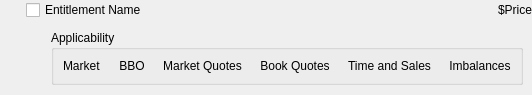
<?xml version="1.0" encoding="UTF-8"?>
<ui version="4.0">
 <class>EntitlementEntryWidget</class>
 <widget class="QWidget" name="EntitlementEntryWidget">
  <property name="geometry">
   <rect>
    <x>0</x>
    <y>0</y>
    <width>517</width>
    <height>95</height>
   </rect>
  </property>
  <property name="sizePolicy">
   <sizepolicy hsizetype="Preferred" vsizetype="Maximum">
    <horstretch>0</horstretch>
    <verstretch>0</verstretch>
   </sizepolicy>
  </property>
  <property name="windowTitle">
   <string>Form</string>
  </property>
  <layout class="QVBoxLayout" name="verticalLayout" stretch="0,1">
   <property name="spacing">
    <number>0</number>
   </property>
   <property name="margin">
    <number>0</number>
   </property>
   <item>
    <layout class="QHBoxLayout" name="m_entryLayout">
     <item>
      <widget class="Spire::LegacyUI::ExpandButton" name="m_expandButton" native="true">
       <property name="sizePolicy">
        <sizepolicy hsizetype="Fixed" vsizetype="Fixed">
         <horstretch>0</horstretch>
         <verstretch>0</verstretch>
        </sizepolicy>
       </property>
       <property name="minimumSize">
        <size>
         <width>16</width>
         <height>16</height>
        </size>
       </property>
       <property name="maximumSize">
        <size>
         <width>16</width>
         <height>16</height>
        </size>
       </property>
      </widget>
     </item>
     <item>
      <spacer name="m_expandToGrantSpacer">
       <property name="orientation">
        <enum>Qt::Horizontal</enum>
       </property>
       <property name="sizeType">
        <enum>QSizePolicy::Fixed</enum>
       </property>
       <property name="sizeHint" stdset="0">
        <size>
         <width>10</width>
         <height>20</height>
        </size>
       </property>
      </spacer>
     </item>
     <item>
      <widget class="QCheckBox" name="m_entitlementLabel">
       <property name="text">
        <string>Entitlement Name</string>
       </property>
      </widget>
     </item>
     <item>
      <spacer name="m_labelToPriceSpacer">
       <property name="orientation">
        <enum>Qt::Horizontal</enum>
       </property>
       <property name="sizeHint" stdset="0">
        <size>
         <width>40</width>
         <height>20</height>
        </size>
       </property>
      </spacer>
     </item>
     <item>
      <widget class="QLabel" name="m_priceLabel">
       <property name="sizePolicy">
        <sizepolicy hsizetype="Fixed" vsizetype="Preferred">
         <horstretch>0</horstretch>
         <verstretch>0</verstretch>
        </sizepolicy>
       </property>
       <property name="minimumSize">
        <size>
         <width>75</width>
         <height>0</height>
        </size>
       </property>
       <property name="maximumSize">
        <size>
         <width>75</width>
         <height>16777215</height>
        </size>
       </property>
       <property name="text">
        <string>$Price</string>
       </property>
       <property name="alignment">
        <set>Qt::AlignRight|Qt::AlignTrailing|Qt::AlignVCenter</set>
       </property>
       <property name="margin">
        <number>6</number>
       </property>
      </widget>
     </item>
    </layout>
   </item>
   <item>
    <widget class="QWidget" name="m_applicabilityTable" native="true">
     <layout class="QHBoxLayout" name="horizontalLayout_2">
      <item>
       <spacer name="m_applicabilityLeftSpacer">
        <property name="orientation">
         <enum>Qt::Horizontal</enum>
        </property>
        <property name="sizeType">
         <enum>QSizePolicy::Fixed</enum>
        </property>
        <property name="sizeHint" stdset="0">
         <size>
          <width>42</width>
          <height>42</height>
         </size>
        </property>
       </spacer>
      </item>
      <item>
       <widget class="QGroupBox" name="m_applicabilityGroupBox">
        <property name="sizePolicy">
         <sizepolicy hsizetype="Preferred" vsizetype="Fixed">
          <horstretch>0</horstretch>
          <verstretch>0</verstretch>
         </sizepolicy>
        </property>
        <property name="title">
         <string>Applicability</string>
        </property>
        <layout class="QVBoxLayout" name="verticalLayout_3">
         <item>
          <layout class="QGridLayout" name="m_applicabilityTableLayout">
           <property name="horizontalSpacing">
            <number>18</number>
           </property>
           <property name="verticalSpacing">
            <number>4</number>
           </property>
           <item row="0" column="1">
            <widget class="QLabel" name="m_bboLabel">
             <property name="sizePolicy">
              <sizepolicy hsizetype="Preferred" vsizetype="Maximum">
               <horstretch>0</horstretch>
               <verstretch>0</verstretch>
              </sizepolicy>
             </property>
             <property name="text">
              <string>BBO</string>
             </property>
             <property name="alignment">
              <set>Qt::AlignCenter</set>
             </property>
            </widget>
           </item>
           <item row="0" column="2">
            <widget class="QLabel" name="m_marketQuotesLabel">
             <property name="sizePolicy">
              <sizepolicy hsizetype="Preferred" vsizetype="Maximum">
               <horstretch>0</horstretch>
               <verstretch>0</verstretch>
              </sizepolicy>
             </property>
             <property name="text">
              <string>Market Quotes</string>
             </property>
             <property name="alignment">
              <set>Qt::AlignCenter</set>
             </property>
            </widget>
           </item>
           <item row="0" column="3">
            <widget class="QLabel" name="m_bookQuotesLabel">
             <property name="sizePolicy">
              <sizepolicy hsizetype="Preferred" vsizetype="Maximum">
               <horstretch>0</horstretch>
               <verstretch>0</verstretch>
              </sizepolicy>
             </property>
             <property name="text">
              <string>Book Quotes</string>
             </property>
             <property name="alignment">
              <set>Qt::AlignCenter</set>
             </property>
            </widget>
           </item>
           <item row="0" column="4">
            <widget class="QLabel" name="m_timeAndSalesLabel">
             <property name="sizePolicy">
              <sizepolicy hsizetype="Preferred" vsizetype="Maximum">
               <horstretch>0</horstretch>
               <verstretch>0</verstretch>
              </sizepolicy>
             </property>
             <property name="text">
              <string>Time and Sales</string>
             </property>
             <property name="alignment">
              <set>Qt::AlignCenter</set>
             </property>
            </widget>
           </item>
           <item row="0" column="5">
            <widget class="QLabel" name="m_imbalancesLabel">
             <property name="sizePolicy">
              <sizepolicy hsizetype="Preferred" vsizetype="Maximum">
               <horstretch>0</horstretch>
               <verstretch>0</verstretch>
              </sizepolicy>
             </property>
             <property name="text">
              <string>Imbalances</string>
             </property>
             <property name="alignment">
              <set>Qt::AlignCenter</set>
             </property>
            </widget>
           </item>
           <item row="0" column="0">
            <widget class="QLabel" name="m_marketLabel">
             <property name="sizePolicy">
              <sizepolicy hsizetype="Preferred" vsizetype="Maximum">
               <horstretch>0</horstretch>
               <verstretch>0</verstretch>
              </sizepolicy>
             </property>
             <property name="text">
              <string>Market</string>
             </property>
            </widget>
           </item>
          </layout>
         </item>
        </layout>
       </widget>
      </item>
      <item>
       <spacer name="m_applicabilityRightSpacer">
        <property name="orientation">
         <enum>Qt::Horizontal</enum>
        </property>
        <property name="sizeHint" stdset="0">
         <size>
          <width>39</width>
          <height>42</height>
         </size>
        </property>
       </spacer>
      </item>
     </layout>
    </widget>
   </item>
  </layout>
 </widget>
 <customwidgets>
  <customwidget>
   <class>Spire::LegacyUI::ExpandButton</class>
   <extends>QWidget</extends>
   <header>Spire/LegacyUI/ExpandButton.hpp</header>
   <container>1</container>
  </customwidget>
 </customwidgets>
 <resources/>
 <connections/>
</ui>
